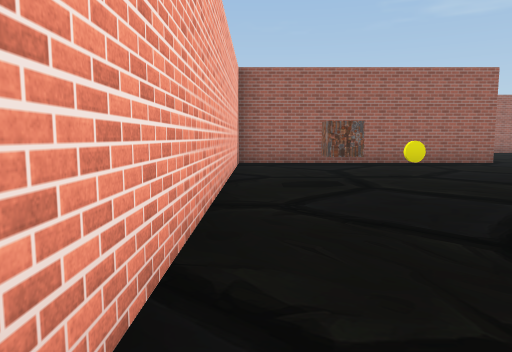
view 1 (above)

22 first-person views from a walk through a Unity game level. The camera is 1.3 m above the floor, tilts 6° down and sees 70° across. The floor is counted in squares, 2 m on a side. Each view is taken from the middle of a square. On the plan, view 1 faces up. The plan holds only what a view shows up to about 11 squares ahead; the rest is blank. The place goes on beyond the plan. The player character is not drawn. Some surface patterns are stand-ins.

view 2
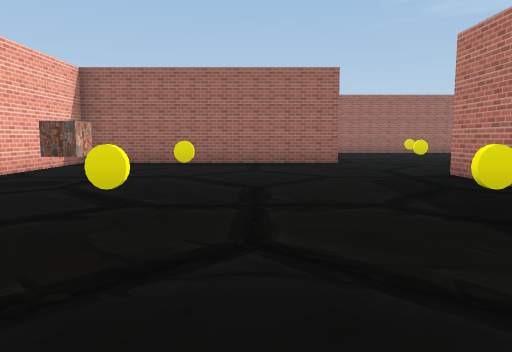

view 3
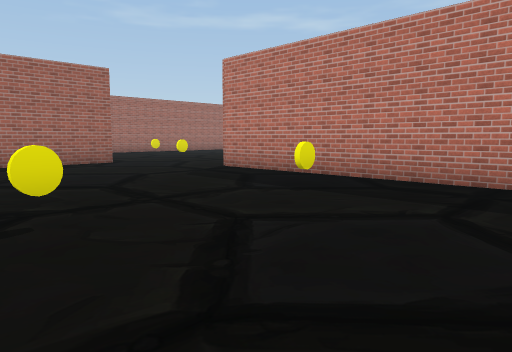

view 4
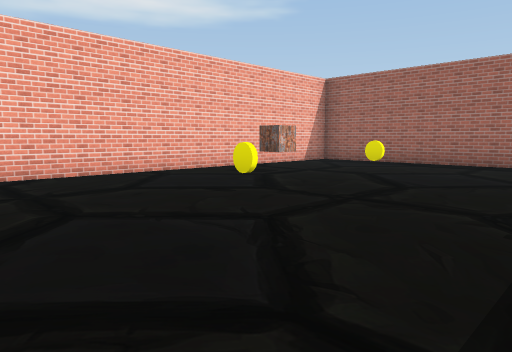

view 5
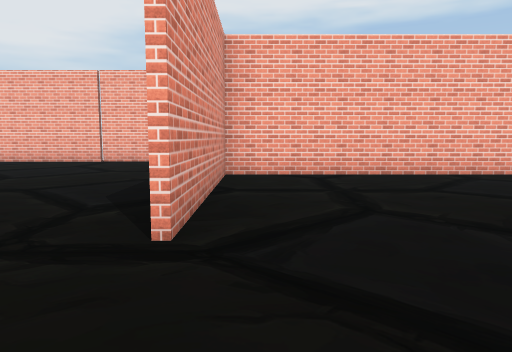

view 6
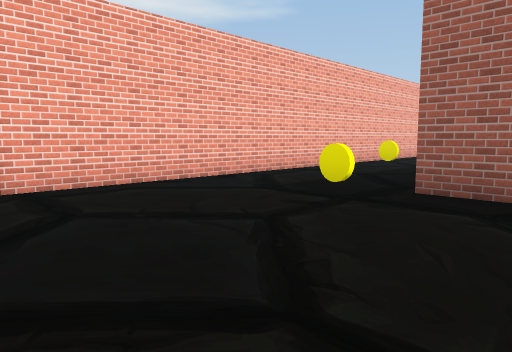

view 7
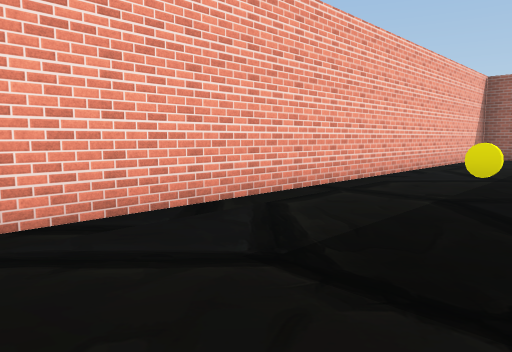

view 8
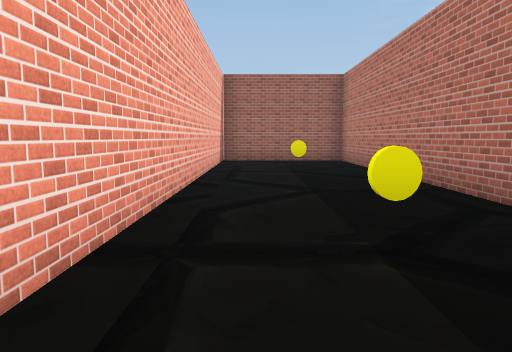

view 9
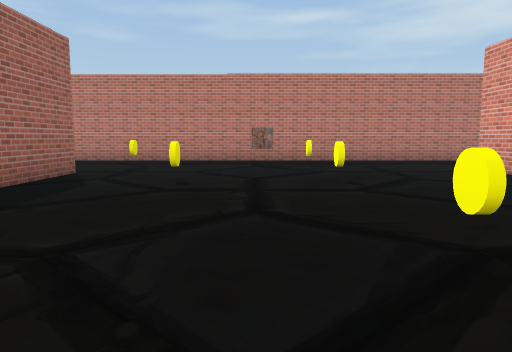

view 10
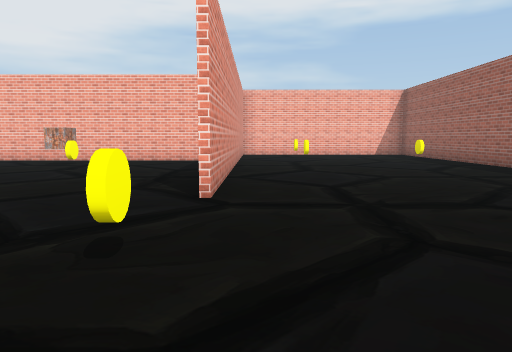

view 11
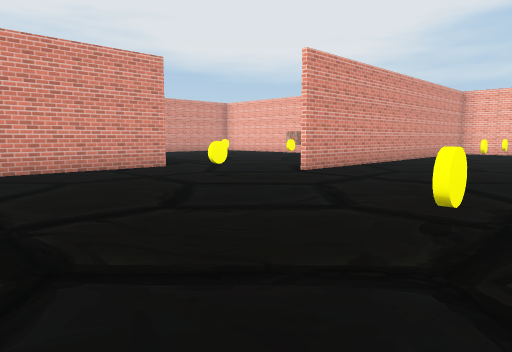

view 12
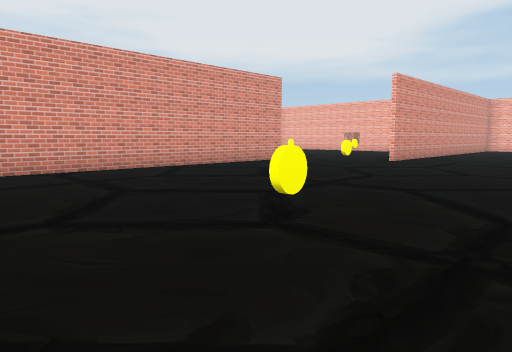

view 13
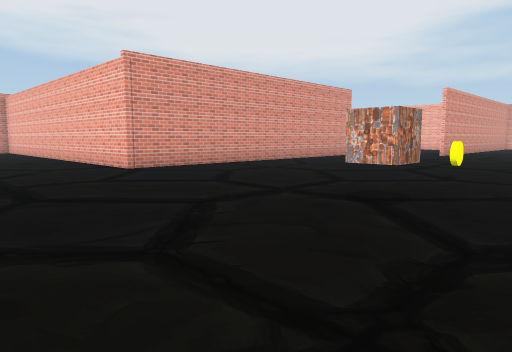

view 14
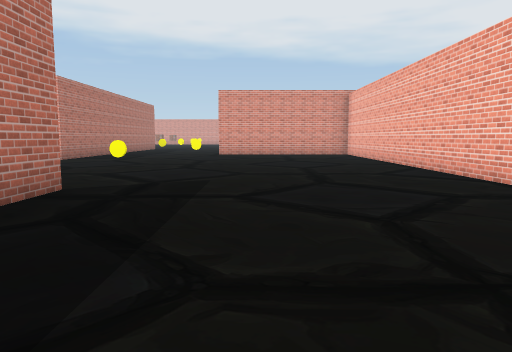

view 15
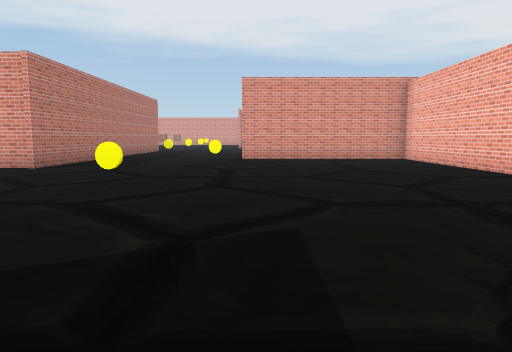

view 16
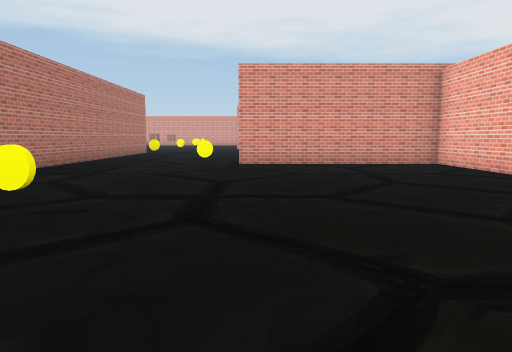

view 17
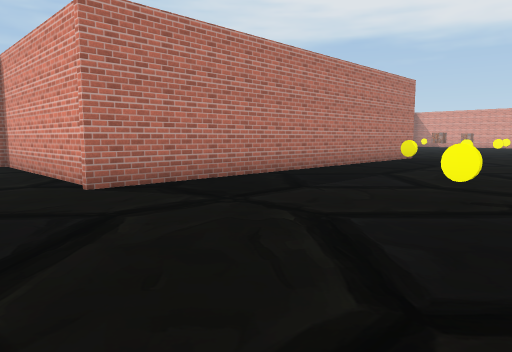

view 18
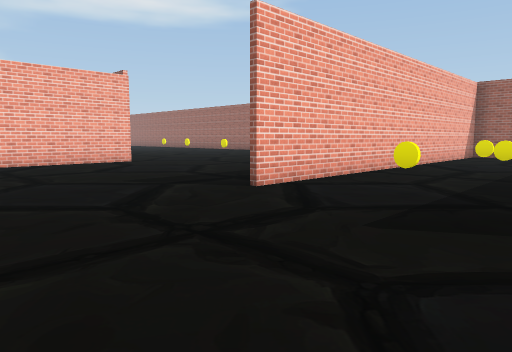

view 19
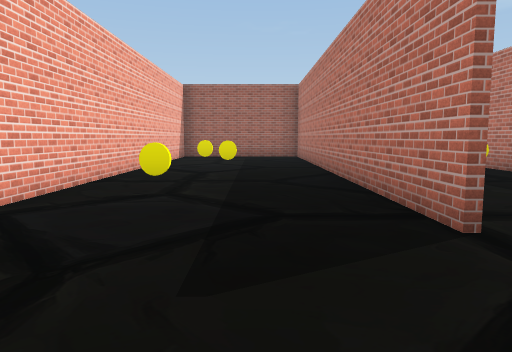

view 20
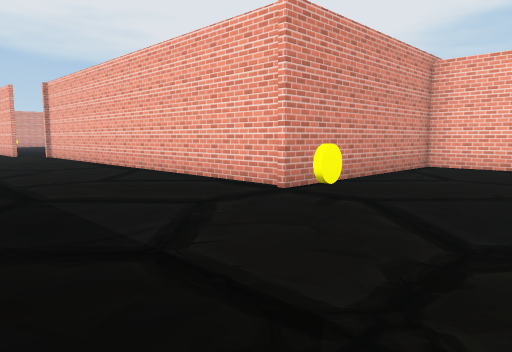

view 21
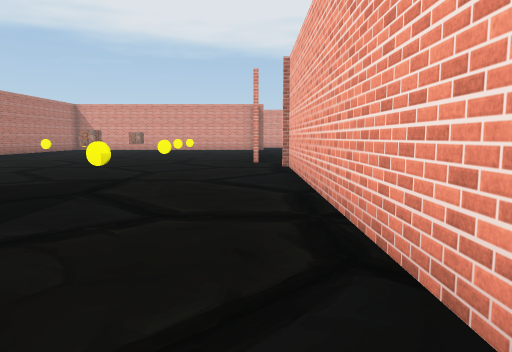

view 22
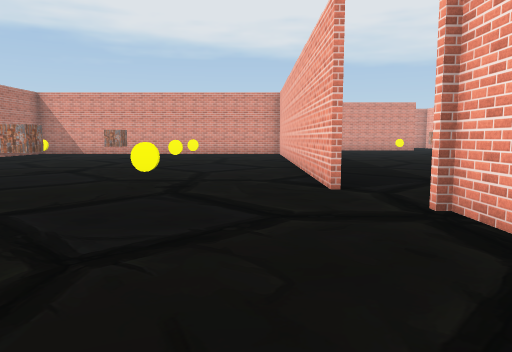

### Floor plan
Points are (right, up) in squares from view 1. A wall is a line through its corners. A room is listed if a view was taken in it or the views show most of it. See-through windows are left out.
Room 1 (views 1, 2, 3, 4, 5, 6, 7, 8, 9)
walls: (3.8, -0.7) (-0.8, -0.7); (-0.6, 2.4) (-0.6, 9.5); (3.4, -8.5) (4.5, -8.5); (-0.4, 9.5) (-0.4, -0.5) (3.8, -0.5); (6.1, 9.4) (-4, 9.4); (7.4, -9.4) (7.4, 6.7) (8.4, 6.7); (-3.9, 9.9) (-3.9, -7)
ways out: opening at (7.5, 8) to room 2; opening at (5.5, -9)
objects: coin (-2, 1); coin (-2, 7); coin (-1, -5); coin (-1, -2); crate (1, 5); coin (2, -5); coin (2, -3); coin (3, 3); coin (3, 6); other object (6, -5); crate (6, -4); other object (6, -1); coin (6, 3)
Room 2 (views 10, 11, 12, 13, 14, 15, 16, 17, 18, 19, 20, 21, 22)
walls: (22.4, 5.4) (22.4, 6.6); (26.4, 5.4) (26.4, 14.1); (8.4, 6.7) (16.5, 6.7) (16.5, -4.1) (21.3, -4.1) (21.3, -14.4); (22.6, 14.2) (22.6, 5.4); (25.7, -10) (25.7, -0.8) (27.5, -0.8); (22.1, -15.5) (22.1, -22.1); (-0.6, 9.5) (6.1, 9.5)
ways out: opening at (7.5, 8) to room 1; opening at (22, -15)
objects: other object (0, 11); other object (0, 14); coin (8, 9); coin (10, 13); coin (14, 12); crate (17, 12); coin (22, -3); coin (23, 2); coin (24, -16); coin (24, -12); coin (24, -7); coin (24, 7); coin (24, 10); coin (24, 11); coin (25, -20); crate (27, -22); crate (27, -18)

Positions as (right, up) in squares from view 1, and headings:
1: (0, 0), facing up
2: (4, 0), facing up
3: (2, 0), facing up-right
4: (6, 0), facing up-left
5: (6, 0), facing left
6: (1, -5), facing up-left
7: (-1, -3), facing up-left
8: (-3, -1), facing up
9: (-3, -4), facing right
10: (10, 10), facing left
11: (12, 14), facing down-left
12: (16, 14), facing down-left
13: (20, 14), facing down-left
14: (20, 10), facing down
15: (21, 7), facing down
16: (21, 5), facing down
17: (21, 1), facing down-right
18: (26, 2), facing up-left
19: (25, 3), facing up
20: (25, -1), facing down-left
21: (22, -6), facing down
22: (23, -11), facing down
